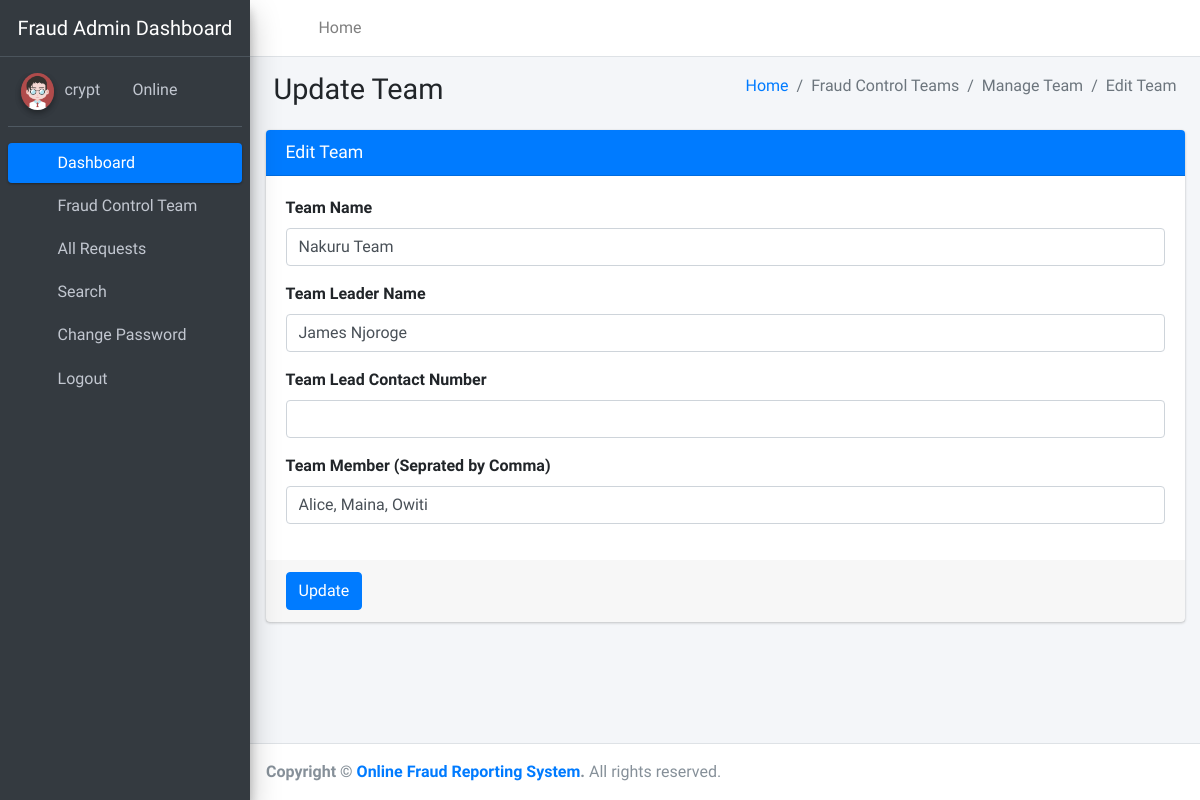
/editTeam/1/ (signed in), run on the app's committed database.
### ReportSystem/models.py (models this page shows, shortened)
class Team(models.Model):
    teamName = models.CharField(max_length=100,null=True)
    teamLeaderName = models.CharField(max_length=100,null=True)
    teamMobno = models.CharField(max_length=20,null=True)
    teamMembers = models.CharField(max_length=200,null=True)
    postingDate = models.DateField(auto_now_add=True)

### ReportSystem/views.py (the view, shortened to what this page needs)
# urls.py: path('editTeam/<int:pid>/', views.editTeam,name='editTeam'),
def editTeam(request,pid):
    if not request.user.is_authenticated:
        return redirect('admin_login')
    teams = Team.objects.get(id=pid)
    error =""
    return render(request, 'admin/editTeam.html', locals())

### ReportSystem/templates/admin/editTeam.html (shortened to what this page needs)
{% extends 'adminNavbar.html' %}
{% block main %}
{% load static %}
<section class="content">
    <div class="content-header">
        <div class="container-fluid">
            <div class="row mb-2">
                <div class="col-sm-6">
                    <h1 class="m-0">Update Team</h1>
                </div>
                <div class="col-sm-6">
                    <ol class="breadcrumb float-sm-right">
                        <li class="breadcrumb-item"><a href="{% url 'dashboard' %}">Home</a></li>
                        <li class="breadcrumb-item active">Fraud Control Teams</li>
                        <li class="breadcrumb-item active">Manage Team</li>
                        <li class="breadcrumb-item active">Edit Team</li>
                    </ol>
                </div>
            </div>
        </div>
    </div>
    <div class="container-fluid">
        <div class="row">
            <div class="col-md-12">
                <div class="card card-primary">
                    <div class="card-header">
                        <h3 class="card-title">Edit Team</h3>
                    </div>
                    <form method="post">
                        <div class="card-body">
                            <div class="form-group">
                                <label>Team Name</label>
                                <input type="text" name="teamName" class="form-control" value="{{teams.teamName}}">
                            </div>
                            <div class="form-group">
                                <label>Team Leader Name</label>
                                <input type="text" name="teamLeaderName" class="form-control" value="{{teams.teamLeaderName}}">
                            </div>
                            <div class="form-group">
                                <label>Team Lead Contact Number</label>
                                <input type="text" name="teamLeadMobno" class="form-control" maxlength="10" value="{{teams.teamLeadMobno}}">
                            </div>
                            <div class="form-group">
                                <label>Team Member (Seprated by Comma)</label>
                                <input type="text" name="teamMembers" class="form-control" value="{{teams.teamMembers}}">
                            </div>
                        </div>
                        <div class="card-footer">
                            <button type="submit" class="btn btn-primary">Update</button>
                        </div>
                    </form>
                </div>
            </div>
        </div>
    </div>
    </div>
{% endblock %}

### ReportSystem/templates/adminNavbar.html (shortened to what this page needs)
{% load static %}
<!DOCTYPE html>
<html lang="en">
<head>
<link rel="stylesheet"
	href="{% static 'plugins/fontawesome-free/css/all.min.css' %}">
<link rel="stylesheet"
	href="https://code.ionicframework.com/ionicons/2.0.1/css/ionicons.min.css">
<link rel="stylesheet"
	href="{% static 'plugins/tempusdominus-bootstrap-4/css/tempusdominus-bootstrap-4.min.css' %}">
<link rel="stylesheet"
	href="{% static 'plugins/icheck-bootstrap/icheck-bootstrap.min.css' %}">
<link rel="stylesheet" href="{% static 'plugins/jqvmap/jqvmap.min.css' %}">
<link rel="stylesheet" href="{% static 'dist/css/adminlte.min.css' %}">
<link rel="stylesheet"
	href="{% static 'plugins/overlayScrollbars/css/OverlayScrollbars.min.css' %}">
<link rel="stylesheet"
	href="{% static 'plugins/daterangepicker/daterangepicker.css' %}">
<link rel="stylesheet"
	href="{% static 'plugins/summernote/summernote-bs4.min.css' %}">
</head>
<body class="hold-transition sidebar-mini layout-fixed">
	<div class="wrapper">
		<nav
			class="main-header navbar navbar-expand navbar-white navbar-light">
			<ul class="navbar-nav">
				<li class="nav-item"><a class="nav-link" data-widget="pushmenu"
					href="#" role="button"><i class="fas fa-bars"></i></a></li>
				<li class="nav-item d-none d-sm-inline-block"><a
					href="{% url 'dashboard' %}" class="nav-link">Home</a></li>
			</ul>
			<ul class="navbar-nav ml-auto">
				<li class="nav-item"><a class="nav-link"
					data-widget="fullscreen" href="#" role="button"> <i
						class="fas fa-expand-arrows-alt"></i>
				</a></li>
				<li class="nav-item"><a class="nav-link"
					data-widget="control-sidebar" data-controlsidebar-slide="true"
					href="#" role="button"> <i class="fas fa-th-large"></i>
				</a></li>
			</ul>
		</nav>
		<aside class="main-sidebar sidebar-dark-primary elevation-4">
			<a href="#" class="brand-link"> <img src=""
				<center><span class="brand-text font-weight-light">Fraud Admin Dashboard</span></center>
			</a>
			<div class="sidebar">
				<div class="user-panel mt-3 pb-3 mb-3 d-flex">
					<div class="image">
						<img src="{% static 'dist/img/user2-160x160.jpg' %}"
							class="img-circle elevation-2" alt="User Image">
					</div>
					<div class="info">
						<a href="#">{{user.username}} &nbsp;&nbsp;</a> <a href="#"><i
							class="fa fa-circle text-success"></i> Online</a>
					</div>
				</div>
				<nav class="mt-2">
					<ul class="nav nav-pills nav-sidebar flex-column"
						data-widget="treeview" role="menu" data-accordion="false">
						<li class="nav-item"><a href="{% url 'dashboard' %}"
							class="nav-link active"> <i
								class="nav-icon fas fa-tachometer-alt"></i>
								<p>Dashboard</p>
						</a></li>
						<li class="nav-item">
							<a href="#" class="nav-link"> <i class="nav-icon fas fa-th"></i>
								<p> Fraud Control Team <i class="fas fa-angle-left right"></i> </p>
							</a>
						</li>
						<li class="nav-item">
							<a href="{% url 'allRequest' %}" class="nav-link"> <i class="nav-icon fas fa-tree"></i>
								<p>All Requests</p>
							</a>
						</li>
						<li class="nav-item"><a href="{% url 'search' %}"
							class="nav-link"> <i class="nav-icon fas fa-search"></i>
								<p>Search</p>
						</a></li>
						<li class="nav-item"><a href="{% url 'changePassword' %}"
							class="nav-link"> <i class="nav-icon fas fa-cogs"></i>
								<p>Change Password</p>
						</a></li>
						<li class="nav-item"><a href="{% url 'logout' %}" class="nav-link">
								<i class="nav-icon fas fa-power-off"></i>
								<p>Logout</p>
						</a></li>
					</ul>
				</nav>
			</div>
		</aside>
		<div class="content-wrapper">
			{% block main %}
			{% endblock %}
		</div>
		<footer class="main-footer">
			<strong>Copyright &copy; <a href="{% url 'index' %}">Online Fraud Reporting System</a>.
			</strong> All rights reserved.
		</footer>
</body>
</html>

### data on the page
Team: teamName "Nakuru Team", teamLeaderName "James Njoroge", teamMembers "Alice, Maina, Owiti"

### other printed values
{{ user.username }} "crypt"
